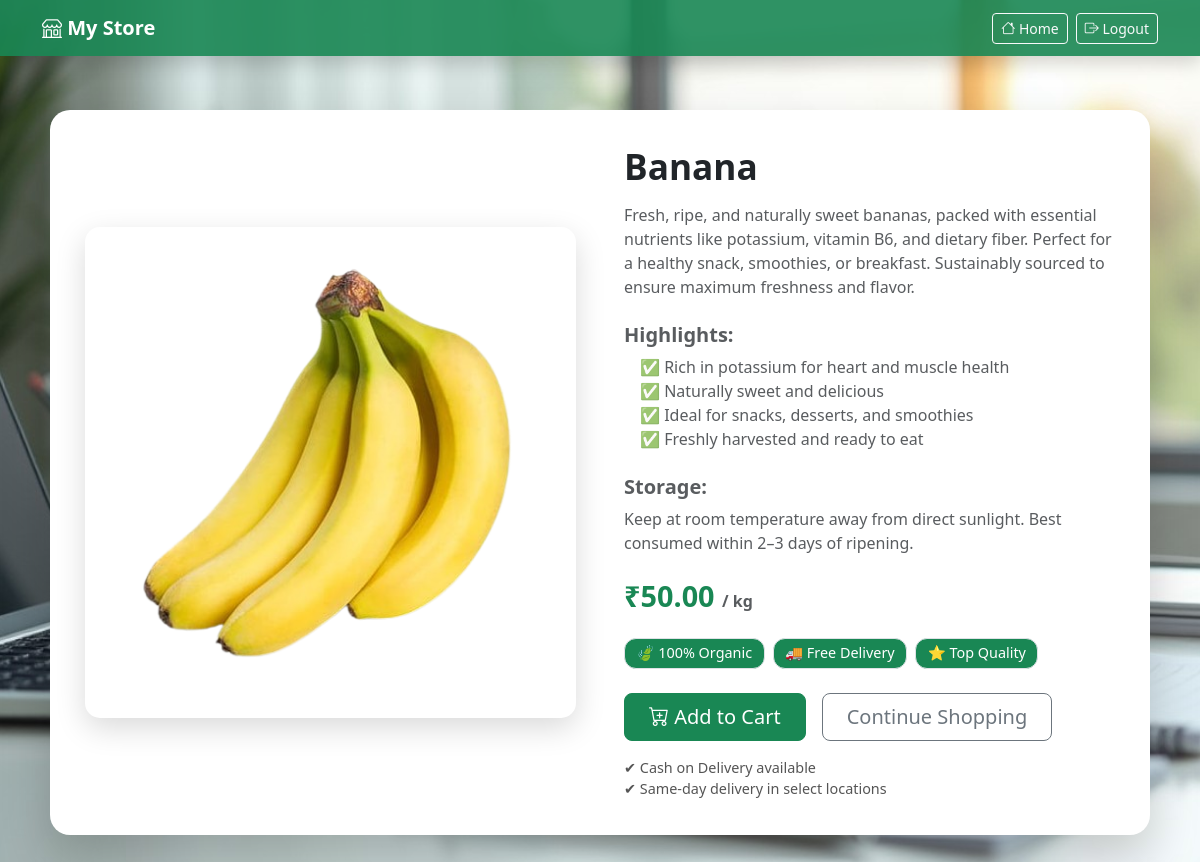
The page /product/2/ (signed in) on the database its author committed.
### core/models.py (models this page shows, shortened)
class Product(models.Model):
    name = models.CharField(max_length=200)
    description = models.TextField(blank=True)
    price = models.DecimalField(max_digits=10, decimal_places=2)
    image = models.ImageField(upload_to='products/', blank=True, null=True)
    is_active = models.BooleanField(default=True)
    created_at = models.DateTimeField(auto_now_add=True)

### core/views.py (the view)
# urls.py: path('product/<int:pk>/', product_detail, name='product_detail'),
@login_required
def product_detail(request, pk):
    product = get_object_or_404(Product, pk=pk)
    return render(request, 'product_detail.html', {'product': product})

### templates/product_detail.html (shortened to what this page needs)
{% load static %}
<!DOCTYPE html>
<html lang="en">
<head>
    <link href="https://cdn.jsdelivr.net/npm/bootstrap@5.3.2/dist/css/bootstrap.min.css" rel="stylesheet">
    <link href="https://cdn.jsdelivr.net/npm/bootstrap-icons@1.11.1/font/bootstrap-icons.css" rel="stylesheet">
</head>
<body>
<nav class="navbar navbar-expand-lg navbar-dark fixed-top shadow">
    <div class="container">
        <a class="navbar-brand fw-bold" href="/">
            <i class="bi bi-shop"></i> My Store
        </a>
        <div class="ms-auto d-flex align-items-center">
            <a href="{% url 'dashboard'  %}" class="btn btn-outline-light btn-sm me-2">
                <i class="bi bi-house"></i> Home
            </a>
            <a href="{% url 'logout' %}" class="btn btn-outline-light btn-sm">
                <i class="bi bi-box-arrow-right"></i> Logout
            </a>
        </div>
    </div>
</nav>
<div class="container product-container">
    <div class="row g-5 align-items-center">
        <div class="col-lg-6">
            {% if product.image %}
                <img src="{{ product.image.url }}" alt="{{ product.name }}" class="product-image">
            {% else %}
                <img src="{% static 'images/default.png' %}" alt="No image" class="product-image">
            {% endif %}
        </div>
        <div class="col-lg-6 product-info">
            <h2 class="fw-bold mb-3">{{ product.name }}</h2>
            <div class="text-muted mb-3">
                {{ product.description|safe }}
            </div>
            <h3 class="text-success fw-bold mb-4">
                ₹{{ product.price }}
                <small class="text-muted fs-6"> / kg</small>
            </h3>
            <div class="d-flex gap-2 mb-4 flex-wrap">
                <span class="badge badge-custom bg-success text-white border">🍃 100% Organic</span>
                <span class="badge badge-custom bg-success text-white border">🚚 Free Delivery</span>
                <span class="badge badge-custom bg-success text-white border">⭐ Top Quality</span>
            </div>
            <div class="d-flex gap-3 flex-wrap mb-3">
                <a href="#" class="btn btn-success btn-lg px-4">
                    <i class="bi bi-cart-plus"></i> Add to Cart
                </a>
                <a href="{% url 'dashboard'  %}" class="btn btn-outline-secondary btn-lg px-4">
                    Continue Shopping
                </a>
            </div>
            <div class="extra-info">
                ✔ Cash on Delivery available <br>
                ✔ Same-day delivery in select locations
            </div>
        </div>
    </div>
</div>
</body>
</html>

### rows shown on the page
Product: image (picture), name "Banana", description "Fresh, ripe, and naturally sweet bananas, packed with essential nutrients like potassium, vitamin B6, and dietary fiber. Perfect for a healthy snack, smoothies, or breakfast. Sustainably sourced to ensure maximum freshness and flavor. Highlights: ✅ Rich in potassium for heart and muscle health ✅ Naturally sweet and delicious ✅ Ideal for snacks, desserts, and smoothies ✅ Freshly harvested and ready to eat Storage: Keep at room temperature away from direct sunlight. Best consumed within 2–3 days of ripening.", price "50.00"
